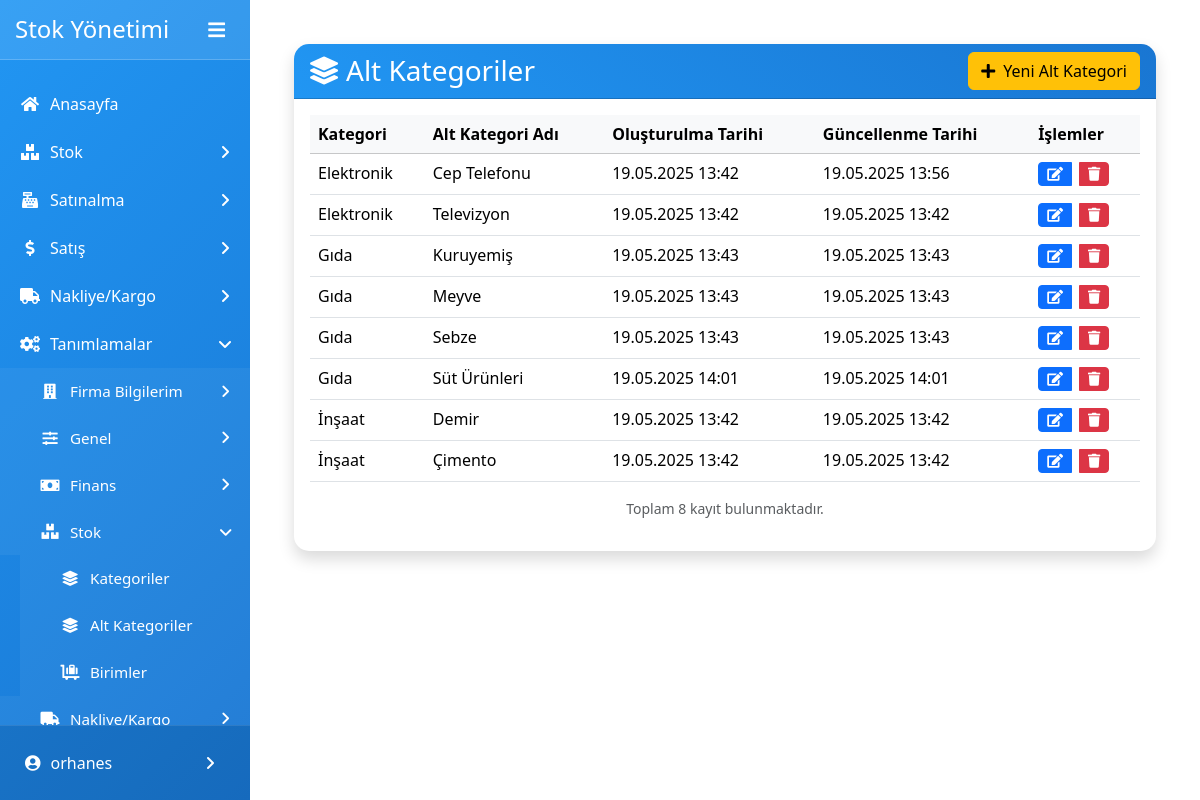
Page /common/subcategories/ (signed in) on the committed database.
### common/models.py (models this page shows, shortened)
class SubCategory(models.Model):
    name = models.CharField(max_length=30, unique=True, verbose_name='Alt Kategori Adı')
    category = models.ForeignKey(Category, on_delete=models.CASCADE, related_name='subcategories', verbose_name='Kategori')
    is_deleted = models.BooleanField(default=False, verbose_name='Silindi')
    created_at = models.DateTimeField(auto_now_add=True, verbose_name='Oluşturulma Tarihi')
    updated_at = models.DateTimeField(auto_now=True, verbose_name='Güncellenme Tarihi')
    class Meta:
        verbose_name = 'Alt Kategori'
        verbose_name_plural = 'Alt Kategoriler'

class Category(models.Model):
    name = models.CharField(max_length=30, unique=True, verbose_name='Kategori Adı')
    is_deleted = models.BooleanField(default=False, verbose_name='Silindi')
    created_at = models.DateTimeField(auto_now_add=True, verbose_name='Oluşturulma Tarihi')
    updated_at = models.DateTimeField(auto_now=True, verbose_name='Güncellenme Tarihi')
    class Meta:
          verbose_name='Kategori'
          verbose_name_plural='Kategoriler'

### common/views.py (the view)
# urls.py: path('subcategories/', views.subcategory_list, name='subcategory_list'),
@login_required
def subcategory_list(request):
    subcategories = SubCategory.objects.filter(is_deleted=False).select_related('category').order_by('category__name', 'name')
    paginator = Paginator(subcategories, 15)  # Her sayfada 15 kayıt göster
    page = request.GET.get('page')
    try:
        subcategories = paginator.page(page)
    except PageNotAnInteger:
        subcategories = paginator.page(1)
    except EmptyPage:
        subcategories = paginator.page(paginator.num_pages)
    return render(request, 'common/subcategory_list.html', {'subcategories': subcategories})

### common/context_processors.py (called while the page is built)
def company_info(request):
    try:
        company = Company.objects.get(is_active=True)
    except Company.DoesNotExist:
        company = None
    return {'common': {'company': company}}

### common/templates/common/subcategory_list.html (shortened to what this page needs)
{% extends "base.html" %}
{% load static %}
{% block content %}
<div class="container-fluid mt-4 animate__animated animate__fadeIn">
    <div class="card shadow">
        <div class="card-header bg-gradient-primary text-white d-flex justify-content-between align-items-center">
            <h3 class="mb-0"><i class="fas fa-layer-group me-2"></i>Alt Kategoriler</h3>
            <a class="btn btn-warning" href="{% url 'subcategory_create' %}">
                <i class="fas fa-plus me-2"></i>Yeni Alt Kategori
            </a>
        </div>
        <div class="card-body">
            {% if subcategories %}
            <div class="table-responsive">
                <table class="table table-hover">
                    <thead class="table-light">
                        <tr>
                            <th>Kategori</th>
                            <th>Alt Kategori Adı</th>
                            <th>Oluşturulma Tarihi</th>
                            <th>Güncellenme Tarihi</th>
                            <th>İşlemler</th>
                        </tr>
                    </thead>
                    <tbody>
                        {% for subcategory in subcategories %}
                        <tr>
                            <td>{{ subcategory.category.name }}</td>
                            <td>{{ subcategory.name }}</td>
                            <td>{{ subcategory.created_at|date:"d.m.Y H:i" }}</td>
                            <td>{{ subcategory.updated_at|date:"d.m.Y H:i" }}</td>
                            <td>
                                <div class="btn-group">
                                    <a href="{% url 'subcategory_edit' subcategory.pk %}" class="btn btn-sm btn-primary me-2" title="Düzenle">
                                        <i class="fas fa-edit"></i>
                                    </a>
                                    <button type="button" class="btn btn-sm btn-danger delete-btn"
                                            data-id="{{ subcategory.pk }}"
                                            data-name="{{ subcategory.category.name }} > {{ subcategory.name }}"
                                            title="Sil">
                                        <i class="fas fa-trash"></i>
                                    </button>
                                </div>
                            </td>
                        </tr>
                        {% endfor %}
                    </tbody>
                </table>
            </div>
            <div class="text-center text-muted mb-3">
                <small>Toplam {{ subcategories.paginator.count }} kayıt bulunmaktadır.</small>
            </div>
            {% endif %}
        </div>
    </div>
</div>
{% block extra_css %}
<link rel="stylesheet" href="https://cdnjs.cloudflare.com/ajax/libs/animate.css/4.1.1/animate.min.css">
<link rel="stylesheet" href="https://cdnjs.cloudflare.com/ajax/libs/font-awesome/5.15.4/css/all.min.css">
<link rel="stylesheet" href="https://cdn.jsdelivr.net/npm/sweetalert2@11.7.32/dist/sweetalert2.min.css">
{% endblock %}
{% endblock content %}

### homepage/templates/base.html (shortened to what this page needs)
{% load static %}
{% load bootstrap5 %}
{% bootstrap_css %}
<!DOCTYPE html>
<html lang="tr">
<head>
    <link href="https://cdn.jsdelivr.net/npm/bootstrap@5.3.2/dist/css/bootstrap.min.css" rel="stylesheet">
    <link rel="stylesheet" href="https://cdnjs.cloudflare.com/ajax/libs/font-awesome/6.5.1/css/all.min.css">
    <link rel="stylesheet" type="text/css" href="{% static 'css/main.css' %}">
    <link rel="stylesheet" type="text/css" href="{% static 'css/sidebar.css' %}">
    <link rel="stylesheet" type="text/css" href="{% static 'css/dialogbox.css' %}">
    <link rel="stylesheet" type="text/css" href="{% static 'css/print.css' %}">
</head>
<body>
    <div class="wrapper">
        {% if user.is_authenticated %}
        <nav id="sidebar">
            <div class="sidebar-header">
                <h3>Stok Yönetimi</h3>
                <button type="button" id="sidebarCollapse" class="btn">
                    <i class="fas fa-bars"></i>
                </button>
            </div>
            <ul class="list-unstyled components">
                <li>
                    <a href="{% url 'home' %}" class="sidebar-link">
                        <i class="fas fa-home"></i>
                        <span>Anasayfa</span>
                    </a>
                </li>
                <li>
                    <a href="#stockSubmenu" data-bs-toggle="collapse" class="dropdown-toggle">
                        <i class="fas fa-boxes"></i>
                        <span>Stok</span>
                    </a>
                </li>
                <li>
                    <a href="#purchaseSubmenu" data-bs-toggle="collapse" class="dropdown-toggle">
                        <i class="fas fa-cash-register"></i>
                        <span>Satınalma</span>
                    </a>
                </li>
                <li>
                    <a href="#saleSubmenu" data-bs-toggle="collapse" class="dropdown-toggle">
                        <i class="fas fa-dollar-sign"></i>
                        <span>Satış</span>
                    </a>
                </li>
                <li>
                    <a href="#deliverySubmenu" data-bs-toggle="collapse" class="dropdown-toggle">
                        <i class="fas fa-truck"></i>
                        <span>Nakliye/Kargo</span>
                    </a>
                </li>
                <li>
                    <a href="#commonSubmenu" data-bs-toggle="collapse" class="dropdown-toggle">
                        <i class="fas fa-cogs"></i>
                        <span>Tanımlamalar</span>
                    </a>
                    <ul class="collapse list-unstyled" id="commonSubmenu">
                        <li>
                            <a href="#companySubmenu" data-bs-toggle="collapse" class="dropdown-toggle">
                                <i class="fas fa-building"></i>
                                <span>Firma Bilgilerim</span>
                            </a>
                        </li>
                        <li>
                            <a href="#generalSubmenu" data-bs-toggle="collapse" class="dropdown-toggle">
                                <i class="fas fa-sliders"></i>
                                <span>Genel</span>
                            </a>
                        </li>
                        <li>
                            <a href="#financeSubmenu" data-bs-toggle="collapse" class="dropdown-toggle">
                                <i class="fas fa-money-bill"></i>
                                <span>Finans</span>
                            </a>
                        </li>
                        <li>
                            <a href="#inventorySubmenu" data-bs-toggle="collapse" class="dropdown-toggle">
                                <i class="fas fa-boxes"></i>
                                <span>Stok</span>
                            </a>
                            <ul class="collapse list-unstyled" id="inventorySubmenu">
                                <li>
                                    <a href="{% url 'category_list' %}">
                                        <i class="fas fa-layer-group"></i>
                                        <span>Kategoriler</span>
                                    </a>
                                </li>
                                <li>
                                    <a href="{% url 'subcategory_list' %}">
                                        <i class="fas fa-layer-group"></i>
                                        <span>Alt Kategoriler</span>
                                    </a>
                                </li>
                                <li>
                                    <a href="{% url 'unit_list' %}">
                                        <i class="fas fa-cart-flatbed-suitcase"></i>
                                        <span>Birimler</span>
                                    </a>
                                </li>
                            </ul>
                        </li>
                        <li>
                            <a href="#deliverySubmenu" data-bs-toggle="collapse" class="dropdown-toggle">
                                <i class="fas fa-truck"></i>
                                <span>Nakliye/Kargo</span>
                            </a>
                        </li>
                    </ul>
                </li>
            </ul>
            <div class="sidebar-footer">
                <a href="#userSubmenu" data-bs-toggle="collapse" class="dropdown-toggle">
                    <i class="fas fa-user-circle"></i>
                    <span>{{ request.user.username }}</span>
                </a>
            </div>
        </nav>
        <div id="content">
            <div class="container-fluid">
                {% block content %}{% endblock content %}
            </div>
        </div>
        {% endif %}
    </div>
</body>
</html>

### homepage/static/css/main.css (style rules this page uses)
body, html { height: 100%; }
a { color: #55b159; }
ol, li { color: white; }
h1, h2, h3, h4, h5, h6 { color: #ffffff; }
ul { margin: 0; }

### homepage/static/css/sidebar.css (style rules this page uses)
.wrapper { display: flex; width: 100%; align-items: stretch; }
#sidebar { min-width: 250px; max-width: 250px; background: linear-gradient(135deg, #2196F3, #1976D2); color: #fff; transition: all 0.3s; position: fixed; height: 100vh; z-index: 1000; display: flex; flex-direction: column; }
#sidebar .sidebar-header { padding: 15px; background: rgba(255, 255, 255, 0.1); border-bottom: 1px solid rgba(255, 255, 255, 0.2); display: flex; justify-content: space-between; align-items: center; }
#sidebar .sidebar-header h3 { margin: 0; color: #fff; font-size: 1.5rem; }
#sidebar ul.components { padding: 20px 0; flex-grow: 1; overflow-y: auto; }
#sidebar ul li a { padding: 12px 20px; font-size: 1rem; display: flex; align-items: center; color: #fff; text-decoration: none; transition: all 0.3s; position: relative; }
#sidebar ul li a i { margin-right: 10px; width: 20px; text-align: center; }
#sidebar .dropdown-toggle { position: relative; }
#sidebar .dropdown-toggle::after { content: '\f105'; font-family: 'Font Awesome 6 Free'; font-weight: 900; position: absolute; right: 20px; top: 50%; transform: translateY(-50%); transition: transform 0.3s; border: none; line-height: 1; }
#sidebar .dropdown-toggle.active::after { transform: translateY(-50%) rotate(90deg); }
#sidebar ul ul a { padding-left: 40px !important; background: rgba(255, 255, 255, 0.05); font-size: 0.95rem; }
.sidebar-footer { padding: 15px; background: rgba(0, 0, 0, 0.1); border-top: 1px solid rgba(255, 255, 255, 0.1); }
.sidebar-footer a { color: #fff; text-decoration: none; display: flex; align-items: center; padding: 10px; transition: all 0.3s; }
.sidebar-footer i { margin-right: 10px; }
#content { width: 100%; padding: 20px; min-height: 100vh; transition: all 0.3s; margin-left: 250px; }
#sidebarCollapse { background: transparent; border: none; color: #fff; padding: 5px 10px; font-size: 1.2rem; transition: all 0.3s; }

### homepage/templates/base.html (style rules this page uses)
.list-unstyled { padding-left: 0; }
#commonSubmenu .list-unstyled { padding-left: 20px; }

### common/templates/common/subcategory_list.html (style rules this page uses)
.card { border-radius: 15px; border: none; transition: transform 0.3s ease; }
.card-header { border-radius: 15px 15px 0 0 !important; background: linear-gradient(45deg, #2196F3, #1976D2); }
.bg-gradient-primary { background: linear-gradient(45deg, #2196F3, #1976D2); }

### rows in the picture
SubCategory: category.name "Elektronik", name "Cep Telefonu", created_at "19.05.2025 13:42", updated_at "19.05.2025 13:56"
SubCategory: category.name "Elektronik", name "Televizyon", created_at "19.05.2025 13:42", updated_at "19.05.2025 13:42"
SubCategory: category.name "Gıda", name "Kuruyemiş", created_at "19.05.2025 13:43", updated_at "19.05.2025 13:43"
SubCategory: category.name "Gıda", name "Meyve", created_at "19.05.2025 13:43", updated_at "19.05.2025 13:43"
SubCategory: category.name "Gıda", name "Sebze", created_at "19.05.2025 13:43", updated_at "19.05.2025 13:43"
SubCategory: category.name "Gıda", name "Süt Ürünleri", created_at "19.05.2025 14:01", updated_at "19.05.2025 14:01"
SubCategory: category.name "İnşaat", name "Demir", created_at "19.05.2025 13:42", updated_at "19.05.2025 13:42"
SubCategory: category.name "İnşaat", name "Çimento", created_at "19.05.2025 13:42", updated_at "19.05.2025 13:42"

### other values in the picture
{{ request.user.username }} "orhanes"
{{ subcategories.paginator.count }} "8"
